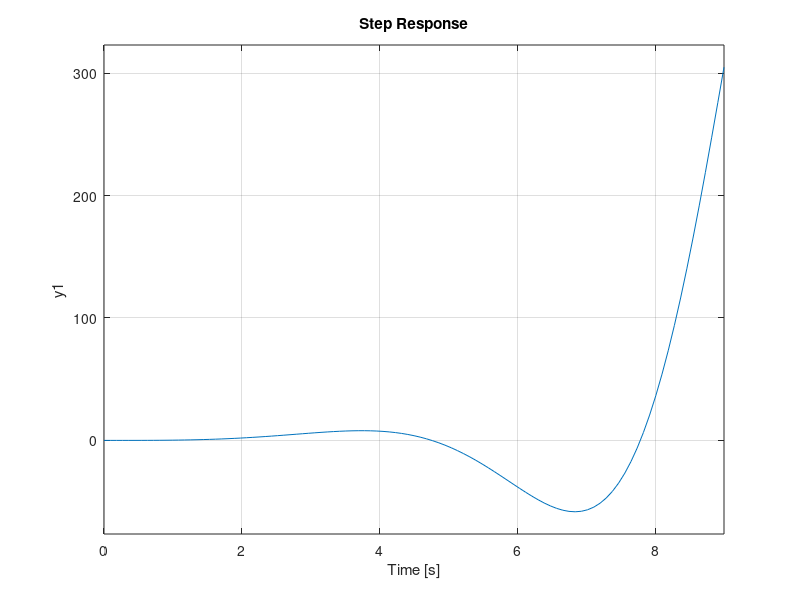

Reproduce this figure in MATLAB.
clc;clear;close all
s = tf('s'); %Defines general TF
%% %%%%%%%%%%%  USER INPUTS  %%%%%%%%%%%%%%%%%%%%%%%%%%%%%%%%%%%%%%%%%%%%%%

% Uncompensated OL System TF
G = 1/(s*(s^2*(s+1))); 

% Performance Requirements
PO_req = 35;  % Percent Overshoot
Ts_req = 4;   % Settling Time
Tp_req = Inf; % Peak Time

% Desired Dominant Poles     --> 1st "Arbitrary" Design Step
Re_DP = -1; % Real Part
Im_DP =  2; % Imaginary Part

% Compensator ZERO Placement --> 2nd "Arbitrary" Design Step
z_LEAD = abs(Re_DP);

%% %%%%%%%%%% NO NEED TO EDIT %%%%%%%%%%%%%%%%%%%%%%%%%%%%%%%%%%%%%%%%%%%%%
wn   = norm([Re_DP,Im_DP]);
zeta = abs(Re_DP)/wn;

fprintf('Damping Ratio: zeta = %.3f\n',zeta)
fprintf('Natural Freq.:   wn = %.3f rad/s\n\n',wn)

s_DP1 = Re_DP + Im_DP*1i;
s_DP2 = Re_DP - Im_DP*1i;
fprintf('Dominant Poles:  s_DP = %.2f +/- %.2fi\n\n',Re_DP,Im_DP)

% CL Sys Performance Estimates (based on DP)
PO_est = 100*exp(-pi*zeta/(sqrt(1-zeta^2)));
Ts_est = 4/(zeta*wn);
Tp_est = pi/(wn*sqrt(1-zeta^2));

if PO_est<=PO_req
    fprintf('Estimate PO = %.1f <= %.1f %%\n',PO_est,PO_req)
else
    fprintf('Estimate PO = %.1f > %.1f %%\n Change Dominant Poles!\n',PO_est,PO_req)
end
if Ts_est<=Ts_req
    fprintf('Estimate Ts = %.2f <= %.2f sec\n',Ts_est,Ts_req)
else
    fprintf('Estimate Ts = %.2f > %.2f sec\n Change Dominant Poles!\n',Ts_est,Ts_req)
end
if Tp_est<=Tp_req
    fprintf('Estimate Tp = %.1f <= %.1f sec\n\n',Tp_est,Tp_req)
else
    fprintf('Estimate Tp = %.1f > %.1f sec\n Change Dominant Poles!\n\n',Tp_est,Tp_req)
end

%% Compensator ZERO Placement (see earlier)
fprintf('Compensator zero at  s = %.3f\n',-z_LEAD)

%% Compensator POLE Placement
% 1 + K*(s+z_LEAD)/(s+p_LEAD)/s^2 = 0
% K*(s+z_LEAD)/(s+p_LEAD)/s^2 = -1
% K*(Re_DP+z_LEAD+Im_DP*1i)/(Re_DP+p_LEAD+Im_DP*1i)/(Re_DP+Im_DP*1i)^2 = -1
% atan2d(Im_DP,Re_DP+z_LEAD) - atan2d(Im_DP,Re_DP+p_LEAD) - 2*atand2(Im_DP,Re_DP) = 180
% -atan2d(Im_DP,Re_DP+p_LEAD) = 180 + 2*atand2(Im_DP,Re_DP) - atan2d(Im_DP,Re_DP+z_LEAD)
% atan2d(Im_DP,Re_DP+p_LEAD) = -180 - 2*atand2(Im_DP,Re_DP) + atan2d(Im_DP,Re_DP+z_LEAD)
% Im_DP/(Re_DP+p_LEAD) = tand(-180 - 2*atan2d(Im_DP,Re_DP) + atan2d(Im_DP,Re_DP+z_LEAD))

a = tand(-180 - 2*atan2d(Im_DP,Re_DP) + atan2d(Im_DP,Re_DP+z_LEAD));

% a = Im_DP/(Re_DP+p_LEAD)

p_LEAD = Im_DP/a - Re_DP;
fprintf('Compensator pole at  s = %.3f\n',-p_LEAD)

alpha = p_LEAD/z_LEAD;
if alpha>1
    fprintf('Phase-LEAD Compensator: alpha = %.2f\n\n',alpha)
else
    fprintf('Review Your Design!\n\n')
    return
end

% Compensator TF
Gc = (s+z_LEAD)/(s+p_LEAD)

%% GAIN Determination
K = norm(s_DP1+p_LEAD)*norm(s_DP1)^2/norm(s_DP1+z_LEAD);
fprintf('GAIN: K = %.2f\n\n',K)

% Loop TF
L = K*Gc*G;

% CL Uncompensated (T_unc) and Compensated (T_com) TFs.
T_unc = minreal(G/(1+G));
T_com = minreal(L/(1+L));

figure(2),hold on
set(gcf,'units','normalized','position',[0.5 0 0.5 0.8])
% Uncompensated System
subplot(2,4,[1,2]),hold on
    rlocus(G)
    l1 = plot(Re_DP, Im_DP,'Marker','square','MarkerEdgeColor','r','MarkerFaceColor','none','MarkerSize',12,'LineStyle','none');
    plot(Re_DP,-Im_DP,'Marker','square','MarkerEdgeColor','r','MarkerFaceColor','none','MarkerSize',12,'LineStyle','none')
    l2 = plot(real(pole(T_unc)),imag(pole(T_unc)),'Marker','^','MarkerEdgeColor','m','MarkerFaceColor','m','MarkerSize',6,'LineStyle','none');
    axis('equal')
    legend([l1,l2],'Desired Dominant Poles','Uncompensated CL Poles')
subplot(2,4,[3,4]),hold on
    step(T_unc,50)

% Compensated System
subplot(2,4,[5,6]),hold on
    rlocus(L)
    l3 = plot(Re_DP, Im_DP,'Marker','square','MarkerEdgeColor','r','MarkerFaceColor','none','MarkerSize',12,'LineStyle','none');
    plot(Re_DP,-Im_DP,'Marker','square','MarkerEdgeColor','r','MarkerFaceColor','none','MarkerSize',12,'LineStyle','none')
    l4 = plot(real(pole(T_com)),imag(pole(T_com)),'Marker','>','MarkerEdgeColor','g','MarkerFaceColor','g','MarkerSize',6,'LineStyle','none');
    axis('equal')
    legend([l3,l4],'Desired Dominant Poles','Compensated CL Poles')
subplot(2,4,[7,8]),hold on
    step(T_com)